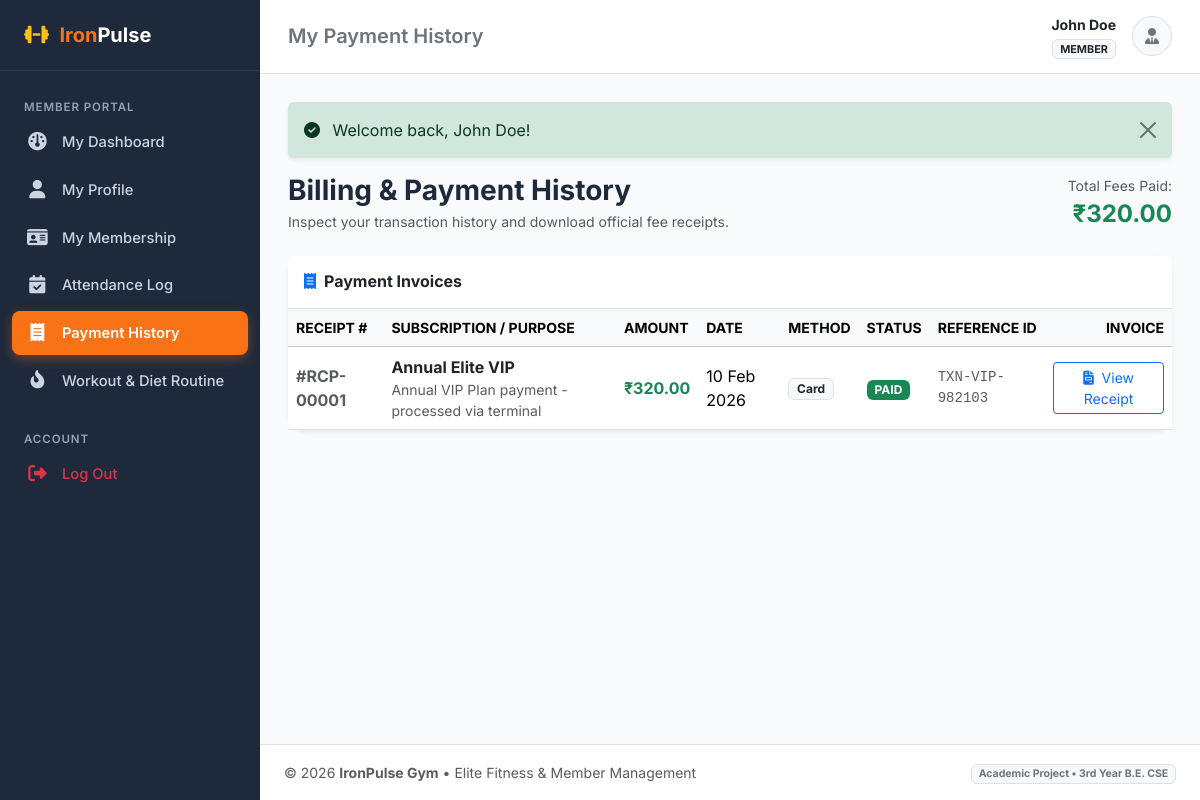
Screenshot of /member/payments.php (signed in) with the database file from the repository.
### tables this page shows
CREATE TABLE `payments` (
    `id` INT AUTO_INCREMENT PRIMARY KEY,
    `member_id` INT NOT NULL,
    `membership_id` INT DEFAULT NULL,
    `amount` DECIMAL(10,2) NOT NULL,
    `payment_date` DATE NOT NULL,
    `payment_method` ENUM('Cash', 'Card', 'UPI', 'Net Banking') NOT NULL DEFAULT 'Cash',
    `payment_status` ENUM('Paid', 'Pending', 'Failed') NOT NULL DEFAULT 'Paid',
    `transaction_id` VARCHAR(100) DEFAULT NULL,
    `notes` TEXT DEFAULT NULL,
    `created_at` TIMESTAMP DEFAULT CURRENT_TIMESTAMP,
    CONSTRAINT `fk_payments_member` FOREIGN KEY (`member_id`) 
        REFERENCES `members` (`id`) ON DELETE CASCADE ON UPDATE CASCADE,
    CONSTRAINT `fk_payments_membership` FOREIGN KEY (`membership_id`) 
        REFERENCES `memberships` (`id`) ON DELETE SET NULL ON UPDATE CASCADE
);

CREATE TABLE `membership_plans` (
    `id` INT AUTO_INCREMENT PRIMARY KEY,
    `plan_name` VARCHAR(100) NOT NULL,
    `duration_days` INT NOT NULL COMMENT 'Duration in number of days',
    `price` DECIMAL(10,2) NOT NULL,
    `description` TEXT DEFAULT NULL,
    `status` ENUM('active', 'inactive') NOT NULL DEFAULT 'active',
    `created_at` TIMESTAMP DEFAULT CURRENT_TIMESTAMP
);

### member/payments.php (the view, shortened to what this page needs)
<?php
require_once __DIR__ . '/../includes/functions.php';
$pdo = get_db_connection();
$user = current_user();
$mStmt = $pdo->prepare("SELECT id FROM members WHERE user_id = ?");
$mStmt->execute([$user['id']]);
$memberId = (int)$mStmt->fetchColumn();
$stmt = $pdo->prepare("
    SELECT p.*, mp.plan_name
    FROM payments p
    LEFT JOIN memberships ms ON p.membership_id = ms.id
    LEFT JOIN membership_plans mp ON ms.plan_id = mp.id
    WHERE p.member_id = ?
    ORDER BY p.payment_date DESC, p.id DESC
");
$stmt->execute([$memberId]);
$payments = $stmt->fetchAll();
$totalAmount = 0;
foreach ($payments as $p) {
    if ($p['payment_status'] === 'Paid') {
        $totalAmount += (float)$p['amount'];
    }
}
include __DIR__ . '/../includes/header.php';
?>
<div class="d-flex flex-column flex-md-row justify-content-between align-items-md-center mb-4 gap-3">
    <div>
        <h3 class="fw-bold mb-1">Billing & Payment History</h3>
        <p class="text-muted small mb-0">Inspect your transaction history and download official fee receipts.</p>
    </div>
    <div class="text-md-end">
        <span class="small text-muted d-block">Total Fees Paid:</span>
        <span class="fs-4 fw-bold text-success"><?= format_currency($totalAmount) ?></span>
    </div>
</div>
<div class="card border-0 shadow-sm rounded-4">
    <div class="card-header bg-white border-bottom py-3">
        <h6 class="fw-bold mb-0 text-dark"><i class="fa-solid fa-receipt me-2 text-primary"></i>Payment Invoices</h6>
    </div>
    <div class="card-body p-0">
        <div class="table-responsive">
            <table class="table table-hover align-middle mb-0">
                <thead class="table-light small text-uppercase">
                    <tr>
                        <th>Receipt #</th>
                        <th>Subscription / Purpose</th>
                        <th>Amount</th>
                        <th>Date</th>
                        <th>Method</th>
                        <th>Status</th>
                        <th>Reference ID</th>
                        <th class="text-end">Invoice</th>
                    </tr>
                </thead>
                <tbody>
                    <?php if (!empty($payments)): ?>
                        <?php foreach ($payments as $p): ?>
                            <tr>
                                <td class="fw-bold text-muted">#RCP-<?= str_pad($p['id'], 5, '0', STR_PAD_LEFT) ?></td>
                                <td>
                                    <div class="fw-bold text-dark"><?= htmlspecialchars($p['plan_name'] ?? 'Gym Fee') ?></div>
                                    <div class="small text-muted"><?= htmlspecialchars($p['notes'] ?? 'Gym membership payment') ?></div>
                                </td>
                                <td class="fw-bold text-success fs-6"><?= format_currency($p['amount']) ?></td>
                                <td><?= format_date($p['payment_date']) ?></td>
                                <td>
                                    <span class="badge bg-light text-dark border">
                                        <?= htmlspecialchars($p['payment_method']) ?>
                                    </span>
                                </td>
                                <td><?= get_status_badge($p['payment_status']) ?></td>
                                <td class="small font-monospace text-muted"><?= htmlspecialchars($p['transaction_id'] ?? 'OFFLINE') ?></td>
                                <td class="text-end">
                                    <a href="<?= BASE_URL ?>/admin/payment_receipt.php?id=<?= $p['id'] ?>" target="_blank" class="btn btn-sm btn-outline-primary py-1 px-3">
                                        <i class="fa-solid fa-file-invoice me-1"></i> View Receipt
                                    </a>
                                </td>
                            </tr>
                        <?php endforeach; ?>
                    <?php else: ?>
                        <tr>
                            <td colspan="8" class="text-center py-5 text-muted">No payment records found.</td>
                        </tr>
                    <?php endif; ?>
                </tbody>
            </table>
        </div>
    </div>
</div>
<?php include __DIR__ . '/../includes/footer.php'; ?>

### includes/functions.php (shortened to what this page needs)
<?php
function format_date($dateStr, $format = 'd M Y') {
    $timestamp = strtotime($dateStr);
    return $timestamp ? date($format, $timestamp) : 'N/A';
}
function format_currency($amount) {
  return '₹' . number_format($amount, 2);;
}
function get_status_badge($status) {
    $statusLower = strtolower(trim((string)$status));
    $badgeClass = 'bg-secondary';
    switch ($statusLower) {
        case 'active':
        case 'paid':
        case 'present':
            $badgeClass = 'bg-success';
            break;
    }
    return '<span class="badge ' . $badgeClass . ' text-uppercase px-2 py-1">' . htmlspecialchars(ucfirst($status)) . '</span>';
}

### assets/css/custom.css (style rules this page uses)
:root { --primary-color: #f97316; --primary-hover: #ea580c; --dark-bg: #0f172a; --sidebar-bg: #1e293b; --sidebar-hover: #334155; --body-bg: #f8fafc; --card-border: #e2e8f0; --text-main: #1e293b; --text-muted: #64748b; }
body { background-color: var(--body-bg); color: var(--text-main); font-family: 'Inter', -apple-system, BlinkMacSystemFont, "Segoe UI", Roboto, sans-serif; min-height: 100vh; display: flex; flex-direction: column; }

### rows the page displays
payments: id "00001", membership_plans.plan_name "Annual Elite VIP", notes "Annual VIP Plan payment - processed via terminal", amount "₹320.00", payment_date "10 Feb 2026", payment_method "Card", payment_status "PAID", transaction "TXN-VIP-982103"

### other values shown
$pageTitle "My Payment History"
$currentUser['name'] "John Doe"
$currentUser['role'] "MEMBER"
$flash['text'] "Welcome back, John Doe!"
format_currency($totalAmount) "₹320.00"
APP_NAME "IronPulse Gym"
APP_TAGLINE "Elite Fitness & Member Management"
